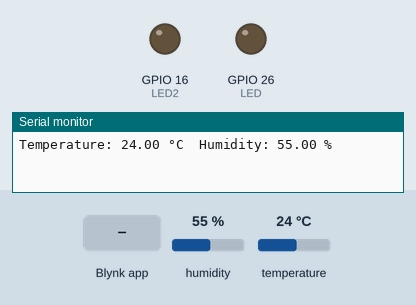
Simulated run of this sketch. Board: ESP32. Shown: output pins drawn as LEDs (lit = HIGH), the last lines printed to the serial monitor. Inputs (shaded band) come from the test bench; at power-on: humidity 55 %, temperature 24 °C. WiFi joins after 1.5 s; servers stay silent unless stated.

Above: at 4.0 s.
4.1 s: Blynk app writes 1 to V0
At 4.5 s:
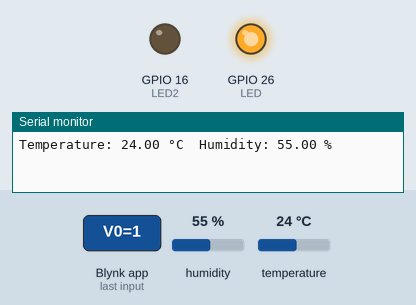
5.6 s: Blynk app writes 1 to V6
At 6.8 s:
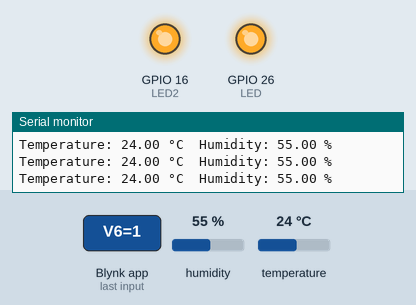
7.1 s: Blynk app writes 0 to V0
At 7.9 s:
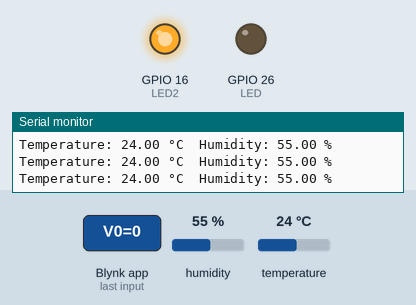
8.6 s: Blynk app writes 200 to V0
At 9.1 s:
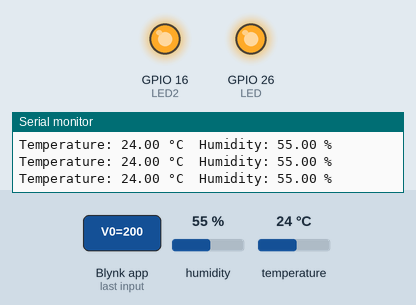
10.1 s: Blynk app writes 0 to V6
At 11.4 s:
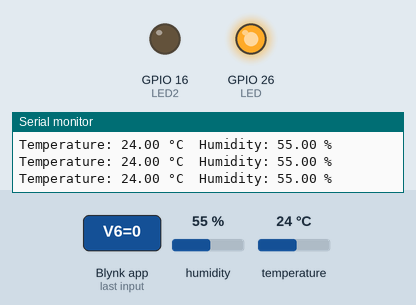
Timing chart, 0 to 12.6 s (numbered marks = the images above; inputs shaded):
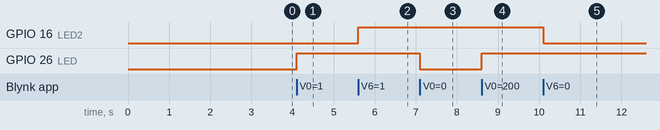

The sketch:

ESP32_Blynk.ino
```cpp
#define BLYNK_TEMPLATE_ID "TMPL64Ynoovqx"
#define BLYNK_TEMPLATE_NAME "dTruong3"
#define BLYNK_AUTH_TOKEN "0RxDbuzpTlNJF5joHnAyQNv0TDycHVt5"

#include <WiFi.h>
#include <WiFiClient.h>
#include <BlynkSimpleEsp32.h>
#include "DHT.h"

// definition PIN DHT11
#define DHTPIN 15
#define DHTTYPE DHT11
DHT dht(DHTPIN, DHTTYPE);

// Config wifi
char ssid[] = "YOUR_WIFI_NAME";
char pass[] = "YOUR_WIFI_PASSWORD";

// Định nghĩa chân LED
#define LED 26
#define LED2 16

// Tạo đối tượng BlynkTimer
BlynkTimer timer;

// Hàm điều khiển LED từ nút nhấn trong ứng dụng Blynk
BLYNK_WRITE(V0) {
  int value = param.asInt(); // Đọc giá trị từ Blynk (1 hoặc 0)
  value ? digitalWrite(LED, HIGH) : digitalWrite(LED, LOW); // Điều khiển LED
}

BLYNK_WRITE(V6) {
  int value = param.asInt(); // Đọc giá trị từ Blynk (1 hoặc 0)
  value ? digitalWrite(LED2, HIGH) : digitalWrite(LED2, LOW); // Điều khiển LED2
}

// Hàm gửi dữ liệu cảm biến lên Blynk
void sendSensor() {
  float h = dht.readHumidity();    // Đọc độ ẩm
  float t = dht.readTemperature(); // Đọc nhiệt độ

  // Kiểm tra nếu không đọc được dữ liệu từ cảm biến
  if (isnan(h) || isnan(t)) {
    Serial.println("Failed to read from DHT sensor!");
    return;
  }

  // In ra dữ liệu nhiệt độ và độ ẩm lên Serial Monitor
    Serial.print("Temperature: ");
    Serial.print(t);
    Serial.print(" °C  Humidity: ");
    Serial.print(h);
    Serial.println(" %");

  // Gửi dữ liệu lên Blynk
  Blynk.virtualWrite(V3, h); // Gửi độ ẩm lên V3
  Blynk.virtualWrite(V2, t); // Gửi nhiệt độ lên V2
}

// Hàm setup
void setup() {
  // Mở Serial Monitor
  Serial.begin(9600);
  delay(1000);

  // Kết nối với Blynk
  Blynk.begin(BLYNK_AUTH_TOKEN, ssid, pass);

  // Khởi tạo các chân
  pinMode(LED, OUTPUT);
  pinMode(LED2, OUTPUT);
  dht.begin();

  // Thiết lập gửi dữ liệu cảm biến mỗi giây
  timer.setInterval(1000L, sendSensor);
}

// Hàm loop
void loop() {
  Blynk.run(); // Chạy Blynk
  timer.run(); // Chạy bộ định thời
}
```

Measured:
- after the input at 4.1 s, GPIO 26 (LED): LOW → HIGH at once
- after the input at 5.6 s, GPIO 16 (LED2): LOW → HIGH at once
- after the input at 7.1 s, GPIO 26 (LED): HIGH → LOW at once
- after the input at 8.6 s, GPIO 26 (LED): LOW → HIGH at once
- after the input at 10.1 s, GPIO 16 (LED2): HIGH → LOW at once
